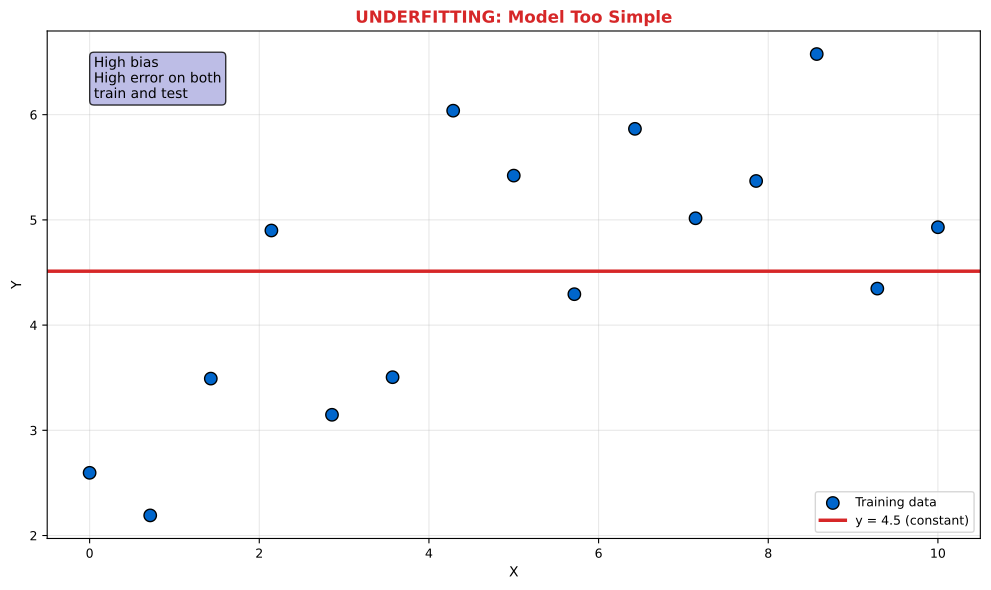

The Python source for this figure:
"""Underfitting - Model Too Simple"""
import matplotlib.pyplot as plt
import numpy as np
from pathlib import Path

plt.rcParams.update({
    'font.size': 10,
    'axes.labelsize': 10,
    'axes.titlesize': 11,
    'xtick.labelsize': 9,
    'ytick.labelsize': 9,
    'legend.fontsize': 9,
    'figure.figsize': (10, 6),
    'figure.dpi': 150
})

MLPURPLE = '#3333B2'
MLLAVENDER = '#ADADE0'
MLBLUE = '#0066CC'
MLORANGE = '#FF7F0E'
MLGREEN = '#2CA02C'
MLRED = '#D62728'

np.random.seed(42)

fig, ax = plt.subplots(figsize=(10, 6))


# Generate simple data with noise
n = 15
x = np.linspace(0, 10, n)
y_true = 2 + 0.5 * x
y = y_true + np.random.normal(0, 1.2, n)

ax.scatter(x, y, c=MLBLUE, s=80, edgecolors='black', zorder=5, label='Training data')
ax.axhline(y.mean(), color=MLRED, linewidth=2.5, label=f'y = {y.mean():.1f} (constant)')

ax.set_title('UNDERFITTING: Model Too Simple', fontsize=12, fontweight='bold', color=MLRED)
ax.set_xlabel('X', fontsize=10)
ax.set_ylabel('Y', fontsize=10)
ax.legend(fontsize=9)
ax.grid(alpha=0.3)
ax.text(0.05, 0.95, 'High bias\nHigh error on both\ntrain and test',
        transform=ax.transAxes, fontsize=10, va='top',
        bbox=dict(boxstyle='round', facecolor=MLLAVENDER, alpha=0.8))


plt.tight_layout()
plt.savefig(Path(__file__).parent / 'chart.pdf', dpi=300, bbox_inches='tight')
plt.close()
